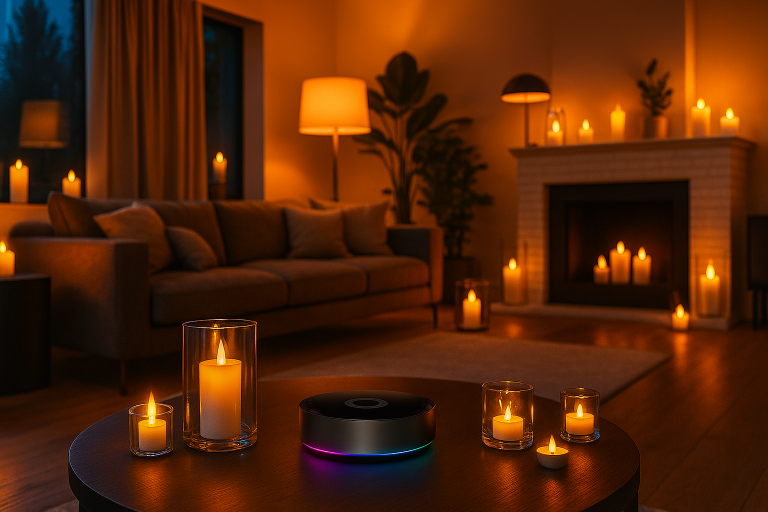
#> input picture assets/images/native.png, 1536 x 1024 px, found by its file name (shown at 1/2 size)
$ python resize-images.py app --path ../assets/images/native.png
#> lines starting #> are read from the running program, lines starting #| are printed output that depends on the picture
import argparse
import os
from PIL import Image

# Input file
input_file = "native.png"

# Target files and resolutions for different image types

# (10:7 aspect ratio)
app_sizes = {
    "small":  (250, 175),
    "large":  (500, 350),
    "xlarge": (1000, 700)
}

# (1:1 aspect ratio)
driver_sizes = {
    "small":  (75, 75),
    "large":  (500, 500),
    "xlarge": (1000, 1000)
}

def main():
    # Set up command line argument parsing
    parser = argparse.ArgumentParser(description="Resize images for Homey app or driver")
    parser.add_argument("type", choices=["app", "driver"],
                       help="Type of images to generate (app or driver)")
    parser.add_argument("--path",
                       help="Custom path for output images. If not specified, uses default paths.")
    parser.add_argument("--driver-name",
                       help="Driver name (required when type is 'driver' and no custom path is provided)")

    args = parser.parse_args()

    # Determine output path
    if args.path:
        output_path = args.path
    elif args.type == "app":
        output_path = "assets/images"
    elif args.type == "driver":
        if not args.driver_name:
            parser.error("--driver-name is required when type is 'driver' and no --path is specified")
        output_path = f"drivers/{args.driver_name}/assets/images"

    # Determine input file path (look for native.png in the same location as output)
    input_path = os.path.join(output_path, input_file)

    # Create output directory if it doesn't exist
    os.makedirs(output_path, exist_ok=True)

    # Select appropriate size configuration
    if args.type == "app":
        sizes = app_sizes
        print(f"Generating app images in {output_path}...")
    else:
        sizes = driver_sizes
        print(f"Generating driver images in {output_path}...")

    # Check if input file exists
    if not os.path.exists(input_path):
        print(f"Error: Input file '{input_path}' not found.")
        print(f"Please make sure '{input_file}' exists in the {output_path} directory.")
        return

    # Open original image
    with Image.open(input_path) as img:
#> img is the input picture: PIL image 1536x1024 RGB; mean R, G, B 83, 35.9, 7.4
        for name, size in sizes.items():
            # Resize with anti-alias filter
            resized = img.resize(size, Image.LANCZOS)
            # Save with new filename
            output_file = os.path.join(output_path, f"{name}.png")
            resized.save(output_file, format="PNG")
            print(f"{output_file} saved ({size[0]}x{size[1]})")
#> this loop made 3 passes
#> pass 1, in main, `resized = img.resize(size, Image.LANCZOS)`:
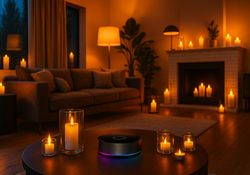
#> resized: PIL image 250x175 RGB; mean R, G, B 83, 35.9, 7.4
#> pass 2, in main, `resized = img.resize(size, Image.LANCZOS)`:
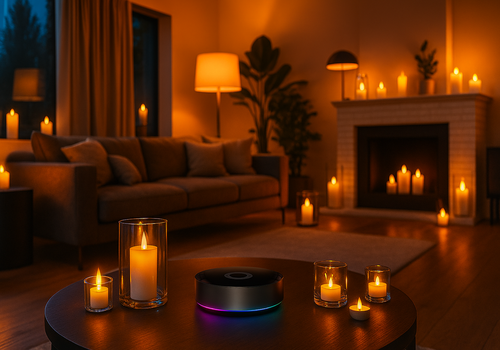
#> resized: PIL image 500x350 RGB; mean R, G, B 83, 35.9, 7.3

if __name__ == "__main__":
    main()
